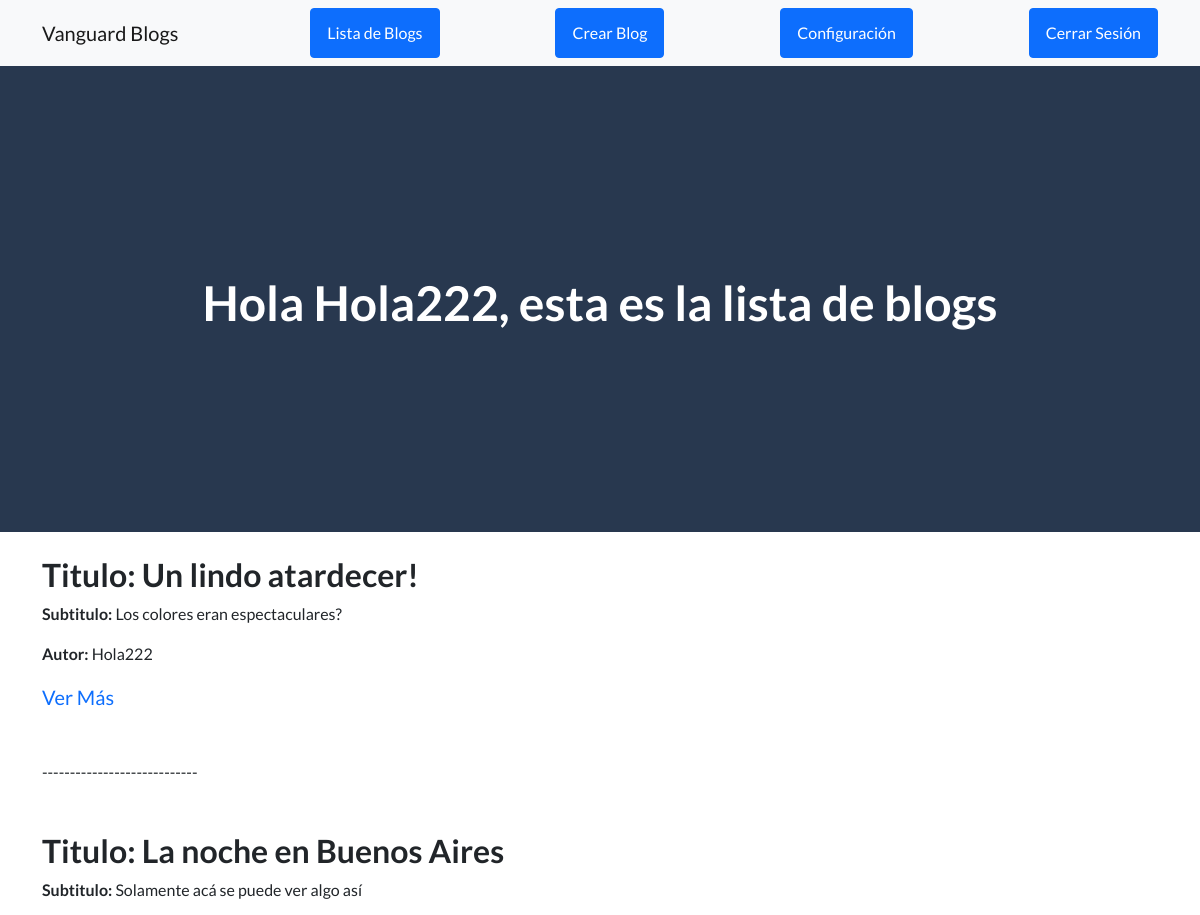
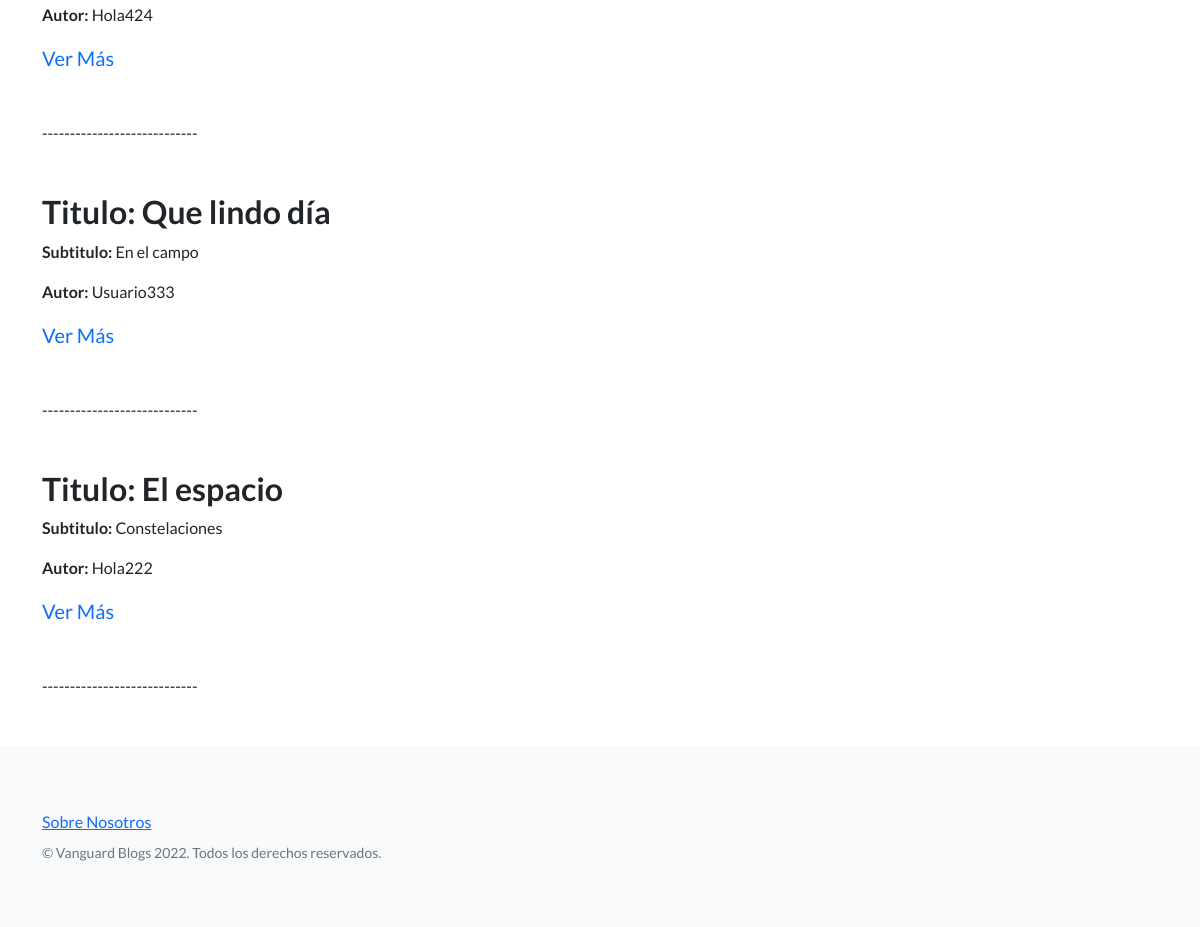
/ver_blogs (signed in), run on the app's committed database (2 pictures, top to bottom).
### app_blogs/models.py (models this page shows, shortened)
class Blog(models.Model):
    titulo = models.CharField(max_length=100)
    subtitulo = models.CharField(max_length=100)
    cuerpo = models.CharField(max_length=2000)
    fecha = models.DateTimeField(auto_now_add=True)
    imagen = models.ImageField(upload_to = 'blogs', null = True, blank = True)
    user = models.ForeignKey(User, on_delete=models.CASCADE)

### app_blogs/views.py (the view)
# urls.py: path('ver_blogs', views.ver_todos_blogs, name="Ver Blogs"),
def ver_todos_blogs(request):
    blogs = Blog.objects.all()
    usuarios = User.objects.all()
    mensaje = ""
    if not blogs:
        mensaje = "Todavía no hay ningún blog"
    return render(request, "app_blogs/ver_blogs.html", {"blogs":blogs, "usuarios":usuarios, "mensaje":mensaje})

### app_blogs/templates/app_blogs/ver_blogs.html (shortened to what this page needs)
{% extends "app_blogs/padre.html" %}
{% load static %}
{% block contenido_pagina %}
<header class="masthead">
    <div class="container position-relative">
        <div class="row justify-content-center">
            <div class="text-center text-white background-black">
                {% if request.user.is_authenticated %}
                <h1>Hola {{user.get_username}}, esta es la lista de blogs</h1>
                {% endif %}
            </div>
        </div>
    </div>
</header>
<div class="container position-relative">
    <div class="row justify-content-center">
        {% for post in blogs %}
               <h2>Titulo: {{post.titulo}}</h2>
               <p><strong> Subtitulo:</strong> {{post.subtitulo}}</p>
               {% for usuario in usuarios %}
                    {% if usuario.id == post.user_id %}
                    <p><strong>Autor:</strong> {{usuario.username}}</p>
                    {% endif %}
                {% endfor %}
                <p><a class="navbar-brand" href="ver_blogs/{{post.id}}">Ver Más</a></p>
                <p>----------------------------</p>
            {% endfor %}
        </div>
    </div>
{% endblock %}

### data on the page
Blog: titulo "Un lindo atardecer!", subtitulo "Los colores eran espectaculares?"
Blog: titulo "La noche en Buenos Aires", subtitulo "Solamente acá se puede ver algo así"
Blog: titulo "Que lindo día", subtitulo "En el campo"
Blog: titulo "El espacio", subtitulo "Constelaciones"

### other printed values
{{ user.get_username }} "Hola222"
{{ usuario.username }} "Hola222"
{{ usuario.username }} "Hola424"
{{ usuario.username }} "Usuario333"
